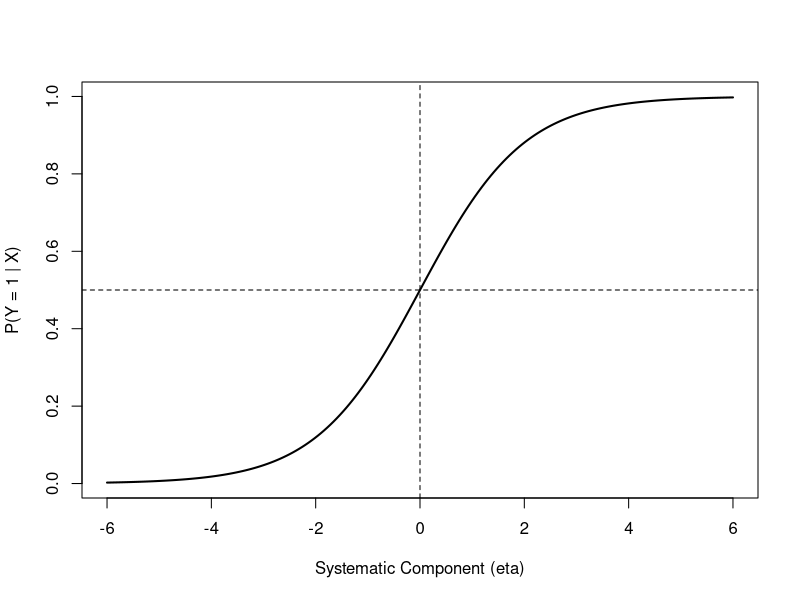
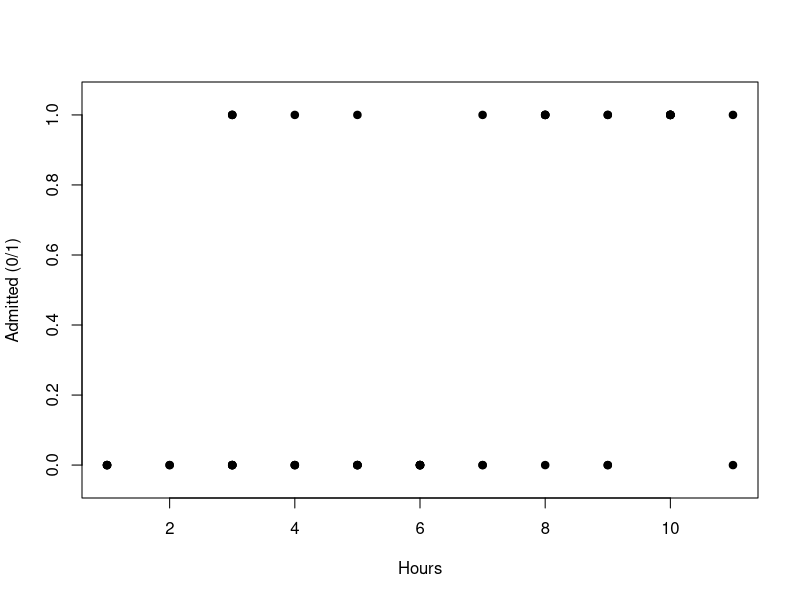

Recreate these plots in R, in order.
## ---- chunk 1
#| label: setup-r
#| include: false

options(warn = -1)

admit_data <- data.frame(
  hours = c(8,10,6,4,3,7,1,10,5,8,5,1,10,6,6,2,8,11,9,3,10,4,7,1,8,3,8,4,3,5,9,5,3,3,7,10,10,3,1,11,9,10,4,9,5,3,6,6,2,6),
  prior_score = c(86,91,59,90,80,89,59,65,59,76,70,90,86,60,60,55,80,93,63,83,79,67,60,68,58,80,87,87,89,93,74,73,61,60,65,71,55,69,84,72,92,76,90,59,83,94,55,72,88,55),
  admitted = c(1,1,0,0,0,0,0,1,0,1,0,0,1,0,0,0,0,1,0,0,1,0,0,0,1,1,1,0,1,0,1,0,0,0,1,1,1,0,0,0,1,1,1,0,1,1,0,0,0,0)
)
## ---- chunk 2
eta <- seq(-6, 6, length.out = 200)
prob <- 1 / (1 + exp(-eta))

plot(eta, prob, type = "l", lwd = 2,
     xlab = "Systematic Component (eta)",
     ylab = "P(Y = 1 | X)")
abline(h = 0.5, lty = 2)
abline(v = 0, lty = 2)
## ---- chunk 3
head(admit_data, 6)
table(admit_data$admitted)
## ---- chunk 4
plot(admit_data$hours, admit_data$admitted,
     pch = 19,
     xlab = "Hours",
     ylab = "Admitted (0/1)",
     ylim = c(-0.05, 1.05))
## ---- chunk 5
logit_r <- glm(
  admitted ~ hours + prior_score,
  data = admit_data,
  family = binomial(link = "logit")
)

summary(logit_r)
## ---- chunk 6
coef(logit_r)
exp(coef(logit_r))
## ---- chunk 7
OR_r <- exp(coef(logit_r))
OR_CI_r <- exp(confint.default(logit_r))

cbind(OR = OR_r, OR_CI_r)
## ---- chunk 8
admit_data$prob_r <- predict(
  logit_r,
  type = "response"
)

head(admit_data[c("hours", "prior_score", "prob_r")])
## ---- chunk 9
new_case_r <- data.frame(
  hours = 7,
  prior_score = 80
)

predict(logit_r, newdata = new_case_r,
        type = "response")
## ---- chunk 10
compare_r <- data.frame(
  hours = c(7, 8),
  prior_score = c(80, 80)
)

p_r <- predict(logit_r, compare_r,
               type = "response")
p_r
p_r[2] - p_r[1]
